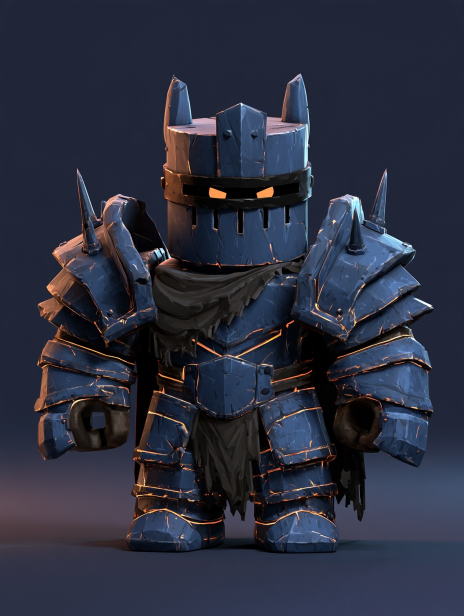
#> input picture assets/kit-looks/BlackKnight/concept.jpg, 928 x 1232 px (shown at 1/2 size)
$ python -i glb_metal.py   (imports and definitions only)
#> lines starting #> are read from the running program, lines starting #| are printed output that depends on the picture
### tools/outline_check.py
"""Does a reduced model still have the outline of the model it was made from?

    python tools/outline_check.py <source.glb> <export.glb> [--min 0.9] [--sheet out.png]

Every other asset check asks whether Roblox will accept the file. None asks whether
the result still looks like the source, and that is how a wave runner cut from 291,000
triangles to 9,000 passed every gate while full of holes. This draws both models as
flat silhouettes from the front, side and top and scores how much they overlap
(intersection over union: 1.0 is identical, holes and torn edges pull it down).

Outlines alone turned out too forgiving: a hole in a hull is filled in by the far
side, and the wave runner's worst build still scored 0.947. So it also compares
nearest-surface depth from six sides and reports surface error, the share of the
source's visible surface the export gets wrong. That separates them: the build that
looked right scores 0.040, the crumpled one 0.231, the one full of holes 0.347.

Exit status is 1 when the worst outline is under --min or, with --max-error, when
the worst surface error is over it, so it works as a gate. tools/asset_generate.py
build applies it with a 0.15 ceiling.

What it cannot see: a surface that keeps its shape but looks lumpy up close, and
anything Roblox does to the mesh after import. Those still need eyes.

No Blender. Reads the GLB with the standard library plus numpy and Pillow, and draws
both models at the same scale relative to their own bounding box, so a source in
generator units and an export in studs compare directly.
"""

import argparse
import json
import struct
import sys

import numpy as np
from PIL import Image, ImageDraw

SIZE = 256  # canvas edge in pixels; outlines are compared at this resolution
COMPONENT = {5120: "i1", 5121: "u1", 5122: "<i2", 5123: "<u2", 5125: "<u4", 5126: "<f4"}
WIDTH = {"SCALAR": 1, "VEC2": 2, "VEC3": 3, "VEC4": 4, "MAT4": 16}
# Each view: the two axes drawn across and up the canvas. glTF is Y-up.
VIEWS = {"front": (0, 1), "side": (2, 1), "top": (0, 2)}


def read_glb(path):
    with open(path, "rb") as handle:
        magic, _, _ = struct.unpack("<4sII", handle.read(12))
        if magic != b"glTF":
            raise ValueError(f"{path} is not a binary glTF file")
        length, _ = struct.unpack("<II", handle.read(8))
        doc = json.loads(handle.read(length))
        length, _ = struct.unpack("<II", handle.read(8))
        blob = handle.read(length)
    return doc, blob


# [86 lines left out: functions accessor, node_matrix, triangles, silhouettes, compare, not called in this run]


# Surface points per model. 600,000 was too few: on a model with much hidden or layered
# surface, a pixel often got no point from its nearest face and read through to the one
# behind. A sculpture scored 0.272 against its export and 0.265 against ITSELF, and three
# sound builds were waived past the gate. Measured 2026-11-16 at 4,000,000: self-noise
# 0.000-0.006 on six models; sculpture 0.016, cabinet wall 0.036 (was 0.388), sofa 0.012,
# wave runner 0.029, Black Hawk 0.035, and the torn radio tower still 0.109.
SAMPLES = 4_000_000
DEPTH_TOLERANCE = 0.015  # of the model's longest side: closer than this counts as the same surface
# Each depth view: across axis, up axis, depth axis, and which way the camera looks along it.
DEPTH_VIEWS = {
    "front": (0, 1, 2, 1), "back": (0, 1, 2, -1),
    "right": (2, 1, 0, 1), "left": (2, 1, 0, -1),
    "top": (0, 2, 1, 1), "bottom": (0, 2, 1, -1),
}


NOISE_SEED = 11  # a second scattering of the source, to check the measure against itself


# [53 lines left out: functions depth_maps, surface_measure, not called in this run]


def surface_error(source, export):
    """{view: error} from surface_measure, for callers that only want the score."""
    return {name: found["error"] for name, found in surface_measure(source, export).items()}


# [42 lines left out: functions sheet, main, not called in this run]


# [2 lines that do not run on import are left out]

### tools/glb_metal.py
"""Give a generated GLB's metal parts their shine back: gold (or any hue band) becomes metal.

    python tools/glb_metal.py <in.glb> <out.glb> [--hue 20,65] [--warm 42] [--saturate 1.8]
        [--metal-rough 0.3] [--paint-rough 0.4] [--preview mask.png]

Image-to-3D services (Meshy without PBR) return one baked base-colour texture with metal 0 and
roughness 0.8, so polished gold comes out as matte cream (the Gilded Derringer). This finds the
metal in the colour texture by hue, saturation and brightness, nudges its colour toward the
metal's own hue (a metal's base colour is its reflection tint, and pale cream at metal 1 reads
as silver), and adds a glTF metallicRoughness texture: metal 1 at `--metal-rough` there, metal 0
at `--paint-rough` everywhere else (lacquer, wood, grips). Run it on the package's source GLB
before `asset_generate.py build`, so a rebuild keeps it; the Roblox importer turns the maps
into a SurfaceAppearance.

The input must already be decoded (no meshopt/draco) with an embedded base-colour image.
"""

import argparse
import io
import sys
from pathlib import Path

import numpy as np
from PIL import Image, ImageFilter

sys.path.insert(0, str(Path(__file__).resolve().parent))
import outline_check  # noqa: E402  (read_glb)
from glb_matte import _write  # noqa: E402


# [31 lines left out: functions rgb_to_hsv, hsv_to_rgb, image_bytes, not called in this run]


def gild(src, out, hue_band=(20, 65), warm=42.0, saturate=1.8, metal_rough=0.3, paint_rough=0.4, preview=None):
    """Returns the fraction of texels made metal."""
    doc, blob = outline_check.read_glb(src)
    if len(doc.get("materials", [])) != 1:
        raise SystemExit("expected one material; this tool reads one base-colour texture")
    pbr = doc["materials"][0].setdefault("pbrMetallicRoughness", {})
    if "baseColorTexture" not in pbr:
        raise SystemExit("no base-colour texture to read the metal from")
    colour_index = doc["textures"][pbr["baseColorTexture"]["index"]]["source"]
    colour_image = doc["images"][colour_index]
    picture = Image.open(io.BytesIO(image_bytes(doc, blob, colour_index))).convert("RGB")
    rgb = np.asarray(picture).astype(float) / 255.0
    hue, sat, val = rgb_to_hsv(rgb)

    metal = (hue >= hue_band[0]) & (hue <= hue_band[1]) & (sat > 0.12) & (val > 0.35)
    # soften the edge a texel or two so the mask does not alias along UV seams
    soft = Image.fromarray((metal * 255).astype(np.uint8)).filter(ImageFilter.GaussianBlur(1.2))
    weight = np.asarray(soft).astype(float) / 255.0

    gold_sat = np.clip(sat * saturate, 0, 0.62)
    gold = hsv_to_rgb(np.full_like(hue, warm), gold_sat, np.clip(val * 0.97, 0, 1))
    new_rgb = rgb * (1 - weight[..., None]) + gold * weight[..., None]
    colour = Image.fromarray((np.clip(new_rgb, 0, 1) * 255).astype(np.uint8))

    mr = np.zeros(rgb.shape, dtype=np.uint8)
    mr[..., 0] = 255  # occlusion unused
    mr[..., 1] = np.round((paint_rough + (metal_rough - paint_rough) * weight) * 255).astype(np.uint8)
    mr[..., 2] = np.round(weight * 255).astype(np.uint8)

    replaced = {}
    buffer = io.BytesIO()
    if colour_image.get("mimeType") == "image/png":
        colour.save(buffer, format="PNG", optimize=True)
    else:
        colour.save(buffer, format="JPEG", quality=92)
        colour_image["mimeType"] = "image/jpeg"
    replaced[colour_image["bufferView"]] = buffer.getvalue()

    buffer = io.BytesIO()
    Image.fromarray(mr).save(buffer, format="PNG", optimize=True)
    doc["bufferViews"].append({"buffer": 0, "byteOffset": 0, "byteLength": 0})
    replaced[len(doc["bufferViews"]) - 1] = buffer.getvalue()
    doc["images"].append({"bufferView": len(doc["bufferViews"]) - 1, "mimeType": "image/png", "name": "metal_rough"})
    texture = {"source": len(doc["images"]) - 1}
    sampler = doc["textures"][pbr["baseColorTexture"]["index"]].get("sampler")
    if sampler is not None:
        texture["sampler"] = sampler
    doc["textures"].append(texture)
    pbr["metallicRoughnessTexture"] = {"index": len(doc["textures"]) - 1}
    pbr["metallicFactor"], pbr["roughnessFactor"] = 1.0, 1.0

    _write(doc, blob, replaced, out)
    if preview:
        Image.fromarray(mr[..., 2]).save(preview)
    return float(weight.mean())


# [14 lines left out: function main, not called in this run]


# [2 lines not run here, left out]

>>> import cv2
>>> picture = cv2.imread('../assets/kit-looks/BlackKnight/concept.jpg', cv2.IMREAD_GRAYSCALE)
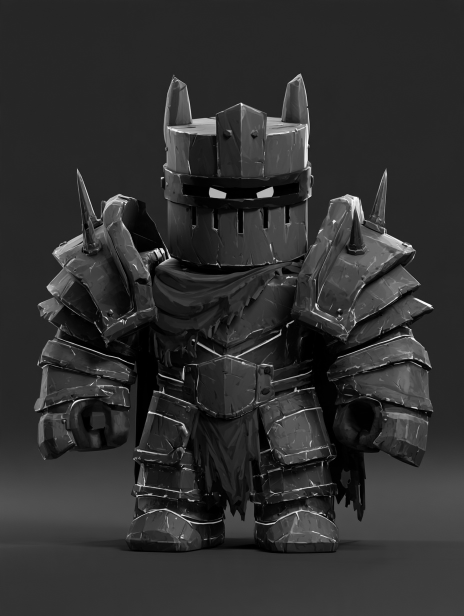
#> picture: shape (1232, 928) (shown at 1/2 size); min 0, max 255, mean 47.3
>>> result = gild(picture, 'out.png')
#> (the run stopped early here; a loop or call above may not have finished)
